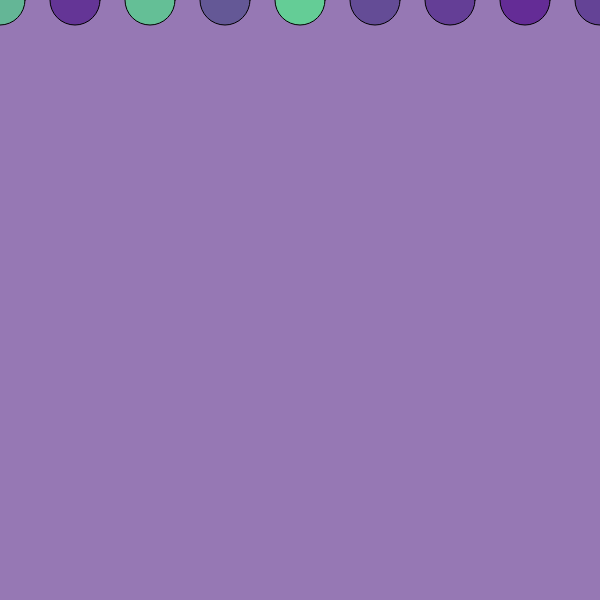
Frame 1 (no input)
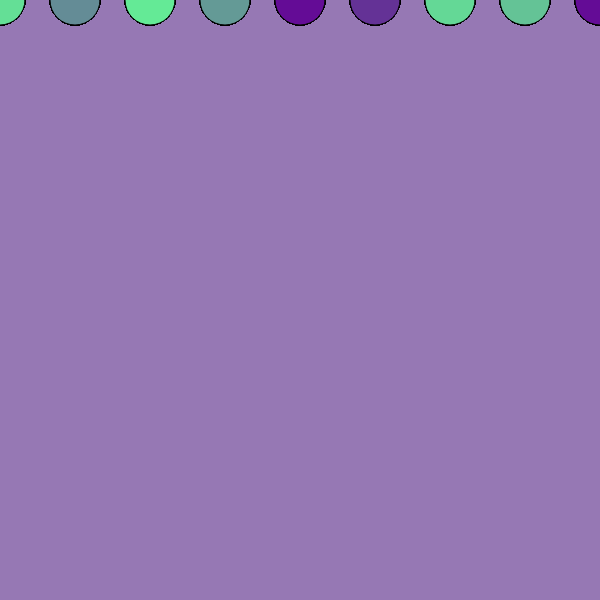
Frame 60 (no input)
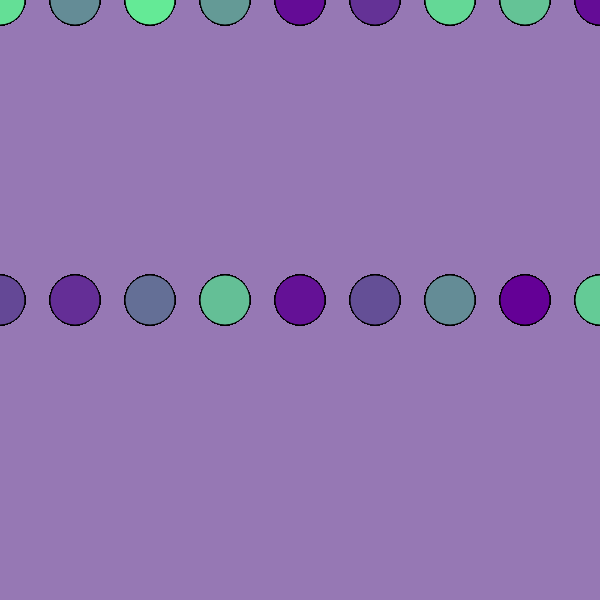
Frame 120 (the mouse pressed at the canvas centre since frame 60)

The p5.js sketch that drew these frames (run headless with seeded random() and noise() and a simulated clock; from frame 60 on, the mouse is pressed at the canvas centre):

// p5.js sketch
// ── sketch.js
function setup() {
	createCanvas(600,600);
	background(150,120,180);

}

function draw() {

	dots(75,50); //Afstand og størrelse på kugler


}

function dots(distance, dotssize){ //Kuglerne
	for (var i = 0; i <= width+10; i+=distance){ //Laver forloop
		fill(100,random(255),150); //Styrer nuancerne ved kun at randomize den ene
		stroke(0);
		ellipse(i,mouseY,50,50); //Skal følge musen ved y-koordinaten

}
}

function keyPressed() {   //Udviskning
	
   if (keyCode == 38) {  //op
		fill(150,120,180);
		noStroke();
		rect(0,0,600,300); //Den øverste halvdel 'slettes'

   }else if (keyCode == 40){ //ned
   		fill(150,120,180);
   		noStroke(0);
   		rect(0,300,600,300); //Den nederste halvdel 'slettes'
   		}
   				
   		
   	else if (keyCode == 37){ //venstre - hveranden 'slettes'
   		fill(150,120,180);
   		noStroke(0);
   		rect(0,0,30,600); //nr 1
   		rect(120,0,60,600); //nr 3
   		rect(270,0,60,600); //nr 5
   		rect(420,0,60,600); //nr 7
   		rect(560,0,60,600); //nr 9
   		}
   		
   	else if (keyCode == 39){ //højre - hveranden 'slettes'
   		fill(150,120,180);
   		noStroke(0);
   		rect(40,0,65,600); //nr2
   		rect(190,0,65,600); //nr4
   		rect(345,0,60,600); //nr6
   		rect(490,0,65,600); //nr8
   		}
   		}
   
